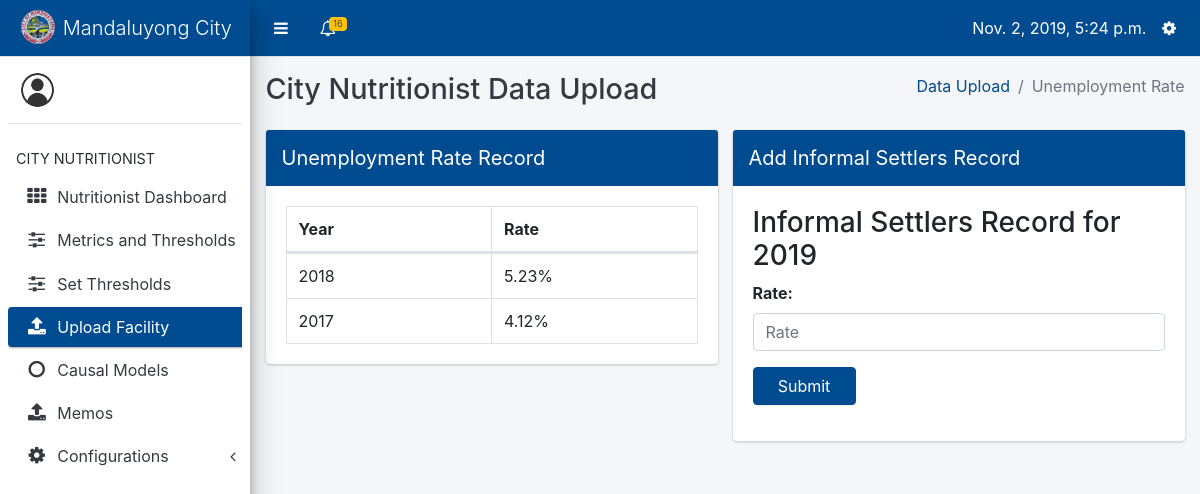
The page /data-input/nutritionist/unemployment_rate (signed in) on the database its author committed.
### datainput/models.py (models this page shows, shortened)
class UnemploymentRate(models.Model):
    date = models.DateField(default=datetime.now)
    rate = models.DecimalField(decimal_places=2, max_digits=5)

### datainput/views.py (the view)
# urls.py: path('nutritionist/unemployment_rate', views.unemployment_rate_index, name='unemployment_rate_index'),
@login_required
def unemployment_rate_index(request):
    records = UnemploymentRate.objects.all()
    form = UnemploymentRateForm(request.POST or None)
    if form.is_valid():
        record = form.save(commit=False)
        record.save()
        messages.success(request, 'Data successfully uploaded')
        return redirect('datainput:unemployment_rate_index')
    profile = Profile.objects.get(user=request.user)
    context = {
        'profile': profile,
        'active': 'du',
        'form': form,
        'records': records,
        'has_record': validations.has_unemployment_rate()
    }
    return render(request, 'datainput/unemployment_rate.html', context)

### datainput/forms.py
class UnemploymentRateForm(ModelForm):
    class Meta:
        model = UnemploymentRate
        fields = '__all__'
        exclude = ['date']

### core/context_processors.py (called while the page is built)
def get_user_type(request):
    if request.user.is_anonymous:
        return {
            'user_type': None
        }
    return {
        'user_type': Profile.objects.get(user=request.user).user_type
    }

def get_notifications(request):
    if not request.user.is_anonymous:
        notifications = Notification.objects.filter(profile_to=Profile.objects.get(user=request.user)).order_by('-date')
        return {
            'notifications': notifications
        }
    return {
        'notifications': None
    }

def get_unread_notifications(request):
    if not request.user.is_anonymous:
        unread_count = Notification.objects.filter(profile_to=Profile.objects.get(user=request.user), is_read=False)
        return {
            'unread_count': unread_count.count()
        }
    return {
        'unread_count': None
    }

def today(request):
    return {
        'today': datetime.now()
    }

def year_now(request):
    return {
        'year_present': datetime.now().year
    }

def profile(request):
    if request.user.is_anonymous:
        return {
            'profile': None
        }
    return {
        'profile': Profile.objects.get(user=request.user)
    }

### core/templatetags/tags.py (called while the page is built)
@register.filter(name='addcssclass')
def addcssclass(field):
   return field.as_widget(attrs={"class":"form-control", "placeholder":field.label})

@register.filter(name='field_type')
def field_type(field):
    return field.field.widget.__class__.__name__

### friends/datainput/validations.py (called while the page is built)
def has_unemployment_rate():
    return UnemploymentRate.objects.filter(date__year=datetime.now().year).count() > 0

### datainput/templates/datainput/unemployment_rate.html (shortened to what this page needs)
{% extends 'core/nutritionist-layout.html' %}
{% block content %}
<div class="content-wrapper" style="min-height: 620px; height: auto; margin-top: 57px;">
    <div class="content-header">
        <div class="container-fluid">
            <div class="row mb-2">
                <div class="col-sm-6">
                    <h1 class="m-0 text-dark">City Nutritionist Data Upload</h1>
                </div>
                <div class="col-sm-6">
                    <ol class="breadcrumb float-sm-right">
                        <li class="breadcrumb-item"><a href="{% url 'datainput:nutritionist_upload' %}">Data Upload</a></li>
                        <li class="breadcrumb-item active">Unemployment Rate</li>
                    </ol>
                </div>
            </div>
        </div>
    </div>
    <section class="content">
        <div class="container-fluid">
            <div class="row">
                <div class="col-6">
                    <div class="card card-primary">
                        <div class="card-header p-0">
                            <h3 class="card-title p-3">Unemployment Rate Record</h3>
                        </div>
                        <div class="card-body">
                            <table class="table table-bordered">
                                <thead>
                                    <tr>
                                        <th style="width: 50%;">Year</th>
                                        <th>Rate</th>
                                    </tr>
                                </thead>
                                <tbody>
                                    {% if records.count == 0 %}
                                    <tr>
                                        <td colspan="2" style="text-align: center;">No data recorded</td>
                                    </tr>
                                    {% else %}
                                    {% for record in records %}
                                    <tr>
                                        <td>{{ record.date.year }}</td>
                                        <td>{{ record.rate }}%</td>
                                    </tr>
                                    {% endfor %}
                                    {% endif %}
                                </tbody>
                            </table>
                        </div>
                    </div>
                </div>
                <div class="col-6">
                    <div class="card card-primary">
                        <div class="card-header p-0">
                            <h3 class="card-title p-3">Add Informal Settlers Record</h3>
                        </div>
                        <div class="card-body">
                            {% if not has_record %}
                            <h3>Informal Settlers Record for {% now "Y" %}</h3>
                            <div>
                                <form method="POST">
                                    {% include 'core/helpers/form_template.html' %}
                                    <input class="btn btn-primary col-3" type="submit">
                                </form>
                            </div>
                            {% else %}
                            <p style="text-align: center; margin-top: 16px;">Data has already been recorded for this year</p>
                            {% endif %}
                        </div>
                    </div>
                </div>
            </div>
        </div>
    </section>
</div>
{% endblock %}

### rows shown on the page
UnemploymentRate: date.year "2018", rate "5.23"
UnemploymentRate: date.year "2017", rate "4.12"

### other values the page prints
{{ unread_count }} "16"
{{ field.label_tag }} "Rate:"
